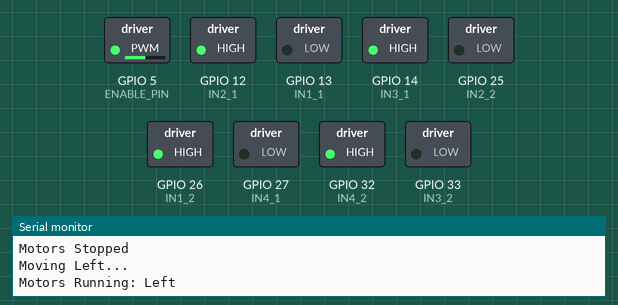
This sketch was run on a simulated ESP32. Parts: switched loads named in the sketch (green lamp = pin HIGH), the last lines printed to the serial monitor.

Above: at 1.0 s.
At 3.0 s:
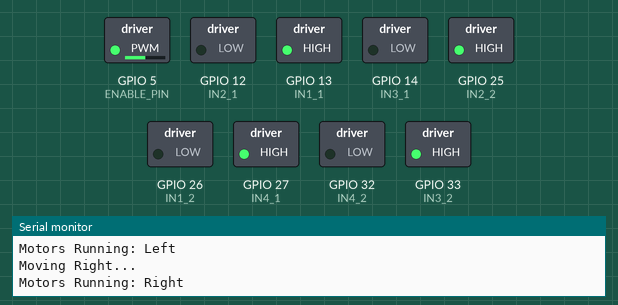
Timing chart, 0 to 5.2 s (numbered marks = the images above):
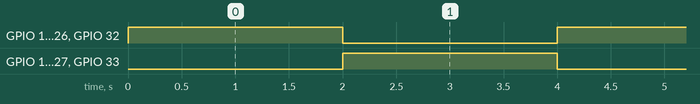

The sketch:

Motor_Driver.ino
```cpp
// L298N Module 1 (Motors A & B)
#define IN1_1 13  // Motor A direction
#define IN2_1 12  // Motor A direction
#define IN3_1 14  // Motor B direction
#define IN4_1 27  // Motor B direction

// L298N Module 2 (Motors C & D)
#define IN1_2 26  // Motor C direction
#define IN2_2 25  // Motor C direction
#define IN3_2 33  // Motor D direction
#define IN4_2 32  // Motor D direction

// Single Enable Pin (Connected to ENA1, ENB1, ENA2, ENB2)
#define ENABLE_PIN 5   // PWM control for all motors

void setup() {
  // Initialize Serial Monitor
  Serial.begin(115200);

  // Set all motor control pins as OUTPUT
  pinMode(IN1_1, OUTPUT); pinMode(IN2_1, OUTPUT);
  pinMode(IN3_1, OUTPUT); pinMode(IN4_1, OUTPUT);
  pinMode(IN1_2, OUTPUT); pinMode(IN2_2, OUTPUT);
  pinMode(IN3_2, OUTPUT); pinMode(IN4_2, OUTPUT);

  // Set Enable Pin as OUTPUT
  pinMode(ENABLE_PIN, OUTPUT);

  // Start with motors off
  stopAllMotors();
}

void loop() {
  // Reduce speed to 128 (half speed)
  analogWrite(ENABLE_PIN, 128);
  // // Move all motors forward
  // Serial.println("Moving Forward...");
  // moveForward();
  // delay(3000);

  // // Stop motors
  // Serial.println("Stopping Motors...");
  // stopAllMotors();
  // delay(1000);

  // // Move all motors backward
  // Serial.println("Moving Backward...");
  // moveBackward();
  // delay(3000);

  // // Stop motors
  // Serial.println("Stopping Motors...");
  // stopAllMotors();
  // delay(1000);

  // Move to left
  Serial.println("Moving Left...");
  moveLeft();
  delay(2000);

  // Move to right
  Serial.println("Moving Right...");
  moveRight();
  delay(2000);
}

// Move to left
void moveLeft() {
  Serial.println("Motors Running: Left");
  digitalWrite(IN1_2, HIGH); digitalWrite(IN2_2, LOW);
  digitalWrite(IN3_1, HIGH); digitalWrite(IN4_1, LOW);
  digitalWrite(IN1_1, LOW); digitalWrite(IN2_1, HIGH);
  digitalWrite(IN3_2, LOW); digitalWrite(IN4_2, HIGH);
}

// Move to Right
void moveRight() {
  Serial.println("Motors Running: Right");
  digitalWrite(IN1_2, LOW); digitalWrite(IN2_2, HIGH);
  digitalWrite(IN3_1, LOW); digitalWrite(IN4_1, HIGH);
  digitalWrite(IN1_1, HIGH); digitalWrite(IN2_1, LOW);
  digitalWrite(IN3_2, HIGH); digitalWrite(IN4_2, LOW);
}

// Function to move all 4 motors forward
void moveForward() {
  Serial.println("Motors Running: Forward");
  digitalWrite(IN1_1, HIGH); digitalWrite(IN2_1, LOW);
  digitalWrite(IN3_1, HIGH); digitalWrite(IN4_1, LOW);
  digitalWrite(IN1_2, HIGH); digitalWrite(IN2_2, LOW);
  digitalWrite(IN3_2, HIGH); digitalWrite(IN4_2, LOW);
}

// Function to move all 4 motors backward
void moveBackward() {
  Serial.println("Motors Running: Backward");
  digitalWrite(IN1_1, LOW); digitalWrite(IN2_1, HIGH);
  digitalWrite(IN3_1, LOW); digitalWrite(IN4_1, HIGH);
  digitalWrite(IN1_2, LOW); digitalWrite(IN2_2, HIGH);
  digitalWrite(IN3_2, LOW); digitalWrite(IN4_2, HIGH);
}

// Function to stop all motors
void stopAllMotors() {
  Serial.println("Motors Stopped");
  digitalWrite(IN1_1, LOW); digitalWrite(IN2_1, LOW);
  digitalWrite(IN3_1, LOW); digitalWrite(IN4_1, LOW);
  digitalWrite(IN1_2, LOW); digitalWrite(IN2_2, LOW);
  digitalWrite(IN3_2, LOW); digitalWrite(IN4_2, LOW);
}
```

Measured:
- by itself, GPIO 12 (IN2_1), GPIO 13 (IN1_1), GPIO 14 (IN3_1), GPIO 25 (IN2_2), GPIO 26 (IN1_2), GPIO 27 (IN4_1), GPIO 32 (IN4_2), GPIO 33 (IN3_2): alternates HIGH for 2.0 s and LOW for 2.0 s
